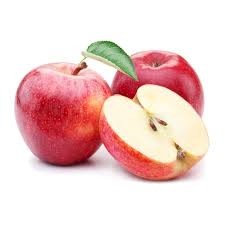
#> input picture download.jpeg, 225 x 225 px
$ python ex1_image_filter.py
#> lines starting #> are read from the running program, lines starting #| are printed output that depends on the picture
import cv2
import numpy as np
from matplotlib import pyplot as plt

img = cv2.imread('download.jpeg')
#> img is the input picture: shape (225, 225, 3); mean B, G, R 205.1, 207.4, 238.8
img = cv2.resize(img, (400, 400))
#> img: shape (400, 400, 3)
img_rgb = cv2.cvtColor(img, cv2.COLOR_BGR2RGB)

avg_filter = cv2.blur(img, (5, 5))
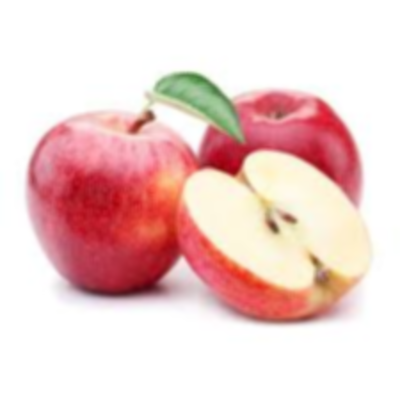
#> avg_filter: shape (400, 400, 3); mean B, G, R 205, 207.3, 238.8

gaussian_filter = cv2.GaussianBlur(img, (5, 5), 0)

median_filter = cv2.medianBlur(img, 5)

bilateral_filter = cv2.bilateralFilter(img, 9, 75, 75)

avg_rgb = cv2.cvtColor(avg_filter, cv2.COLOR_BGR2RGB)
gaussian_rgb = cv2.cvtColor(gaussian_filter, cv2.COLOR_BGR2RGB)
median_rgb = cv2.cvtColor(median_filter, cv2.COLOR_BGR2RGB)
bilateral_rgb = cv2.cvtColor(bilateral_filter, cv2.COLOR_BGR2RGB)

titles = ['Original Image', 'Average Filter', 'Gaussian Filter', 'Median Filter', 'Bilateral Filter']
images = [img_rgb, avg_rgb, gaussian_rgb, median_rgb, bilateral_rgb]

plt.figure(figsize=(12, 8))
for i in range(5):
    plt.subplot(2, 3, i + 1)
    plt.imshow(images[i])
    plt.title(titles[i])
    plt.axis('off')
plt.tight_layout()
plt.show()
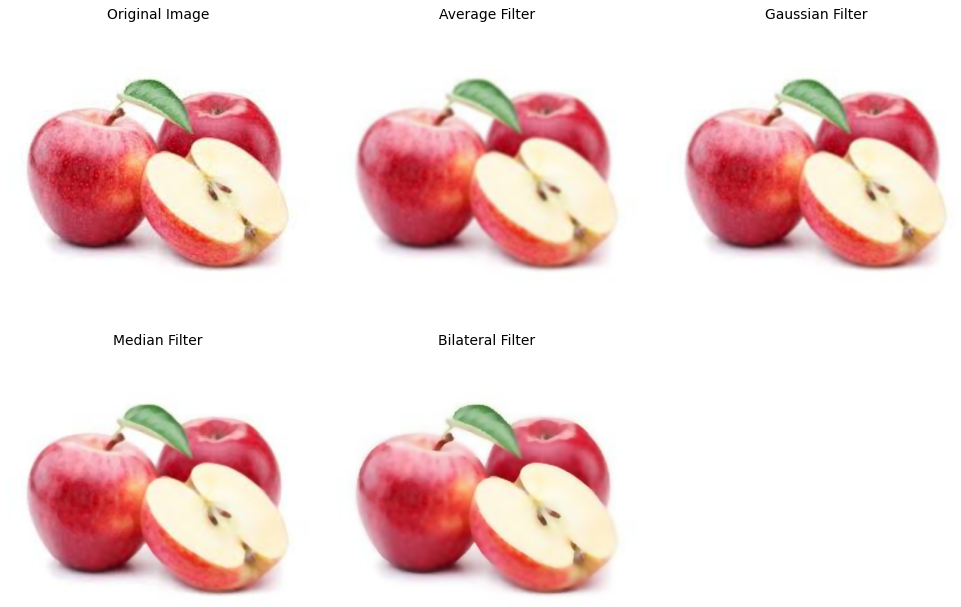
#> figure drawn by matplotlib, 5 panels
